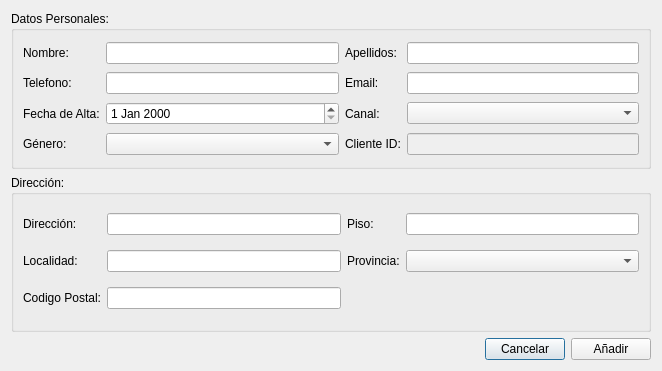
<?xml version="1.0" encoding="UTF-8"?>
<ui version="4.0">
 <class>CustomerDialog</class>
 <widget class="QDialog" name="CustomerDialog">
  <property name="geometry">
   <rect>
    <x>0</x>
    <y>0</y>
    <width>662</width>
    <height>371</height>
   </rect>
  </property>
  <property name="windowTitle">
   <string>Dialog</string>
  </property>
  <layout class="QGridLayout" name="gridLayout">
   <item row="2" column="1">
    <layout class="QHBoxLayout" name="horizontalLayout">
     <item>
      <spacer name="horizontalSpacer">
       <property name="orientation">
        <enum>Qt::Horizontal</enum>
       </property>
       <property name="sizeHint" stdset="0">
        <size>
         <width>40</width>
         <height>20</height>
        </size>
       </property>
      </spacer>
     </item>
     <item>
      <widget class="QPushButton" name="cancelButton">
       <property name="text">
        <string>Cancelar</string>
       </property>
      </widget>
     </item>
     <item>
      <widget class="QPushButton" name="acceptButton">
       <property name="text">
        <string>Añadir</string>
       </property>
      </widget>
     </item>
    </layout>
   </item>
   <item row="1" column="1">
    <widget class="QGroupBox" name="addressGroupBox">
     <property name="title">
      <string>Dirección:</string>
     </property>
     <layout class="QGridLayout" name="gridLayout_3">
      <item row="2" column="3">
       <widget class="QLabel" name="provinceLabel">
        <property name="text">
         <string>Provincia:</string>
        </property>
       </widget>
      </item>
      <item row="2" column="0">
       <widget class="QLabel" name="cityLabel">
        <property name="text">
         <string>Localidad:</string>
        </property>
       </widget>
      </item>
      <item row="3" column="2">
       <widget class="QLineEdit" name="postalCodeLineEdit"/>
      </item>
      <item row="2" column="2">
       <widget class="QLineEdit" name="cityLineEdit"/>
      </item>
      <item row="2" column="4">
       <widget class="QComboBox" name="provinceComboBox"/>
      </item>
      <item row="0" column="4">
       <widget class="QLineEdit" name="flatLineEdit"/>
      </item>
      <item row="0" column="3">
       <widget class="QLabel" name="flatLabel">
        <property name="text">
         <string>Piso:</string>
        </property>
       </widget>
      </item>
      <item row="3" column="0">
       <widget class="QLabel" name="postalCodeLabel">
        <property name="text">
         <string>Codigo Postal:</string>
        </property>
       </widget>
      </item>
      <item row="0" column="0">
       <widget class="QLabel" name="adressLabel">
        <property name="text">
         <string>Dirección:</string>
        </property>
       </widget>
      </item>
      <item row="0" column="2">
       <widget class="QLineEdit" name="adressLineEdit"/>
      </item>
     </layout>
    </widget>
   </item>
   <item row="0" column="1">
    <widget class="QGroupBox" name="personalDataGroupBox">
     <property name="enabled">
      <bool>true</bool>
     </property>
     <property name="title">
      <string>Datos Personales:</string>
     </property>
     <layout class="QGridLayout" name="gridLayout_2">
      <item row="2" column="0">
       <widget class="QLabel" name="dateLabel">
        <property name="text">
         <string>Fecha de Alta:</string>
        </property>
       </widget>
      </item>
      <item row="1" column="3">
       <widget class="QLineEdit" name="emailLlineLineEdit"/>
      </item>
      <item row="3" column="3">
       <widget class="QLineEdit" name="customerIDLineEdit">
        <property name="enabled">
         <bool>false</bool>
        </property>
       </widget>
      </item>
      <item row="1" column="0">
       <widget class="QLabel" name="telLabel">
        <property name="text">
         <string>Telefono:</string>
        </property>
       </widget>
      </item>
      <item row="0" column="0">
       <widget class="QLabel" name="nameLabel">
        <property name="text">
         <string>Nombre:</string>
        </property>
       </widget>
      </item>
      <item row="2" column="1">
       <widget class="QDateEdit" name="dateEdit"/>
      </item>
      <item row="1" column="2">
       <widget class="QLabel" name="emailLabel">
        <property name="text">
         <string>Email:</string>
        </property>
       </widget>
      </item>
      <item row="0" column="3">
       <widget class="QLineEdit" name="surnameLineEdit"/>
      </item>
      <item row="3" column="1">
       <widget class="QComboBox" name="genderComboBox"/>
      </item>
      <item row="3" column="2">
       <widget class="QLabel" name="customerIDLabel">
        <property name="text">
         <string>Cliente ID:</string>
        </property>
       </widget>
      </item>
      <item row="1" column="1">
       <widget class="QLineEdit" name="telLineEdit"/>
      </item>
      <item row="2" column="3">
       <widget class="QComboBox" name="channelComboBox"/>
      </item>
      <item row="0" column="1">
       <widget class="QLineEdit" name="nameLineEdit">
        <property name="enabled">
         <bool>true</bool>
        </property>
       </widget>
      </item>
      <item row="0" column="2">
       <widget class="QLabel" name="surnamenesLabel">
        <property name="text">
         <string>Apellidos:</string>
        </property>
       </widget>
      </item>
      <item row="3" column="0">
       <widget class="QLabel" name="genderLabel">
        <property name="text">
         <string>Género:</string>
        </property>
       </widget>
      </item>
      <item row="2" column="2">
       <widget class="QLabel" name="channelLabel">
        <property name="text">
         <string>Canal:</string>
        </property>
       </widget>
      </item>
     </layout>
    </widget>
   </item>
  </layout>
 </widget>
 <resources/>
 <connections/>
</ui>
